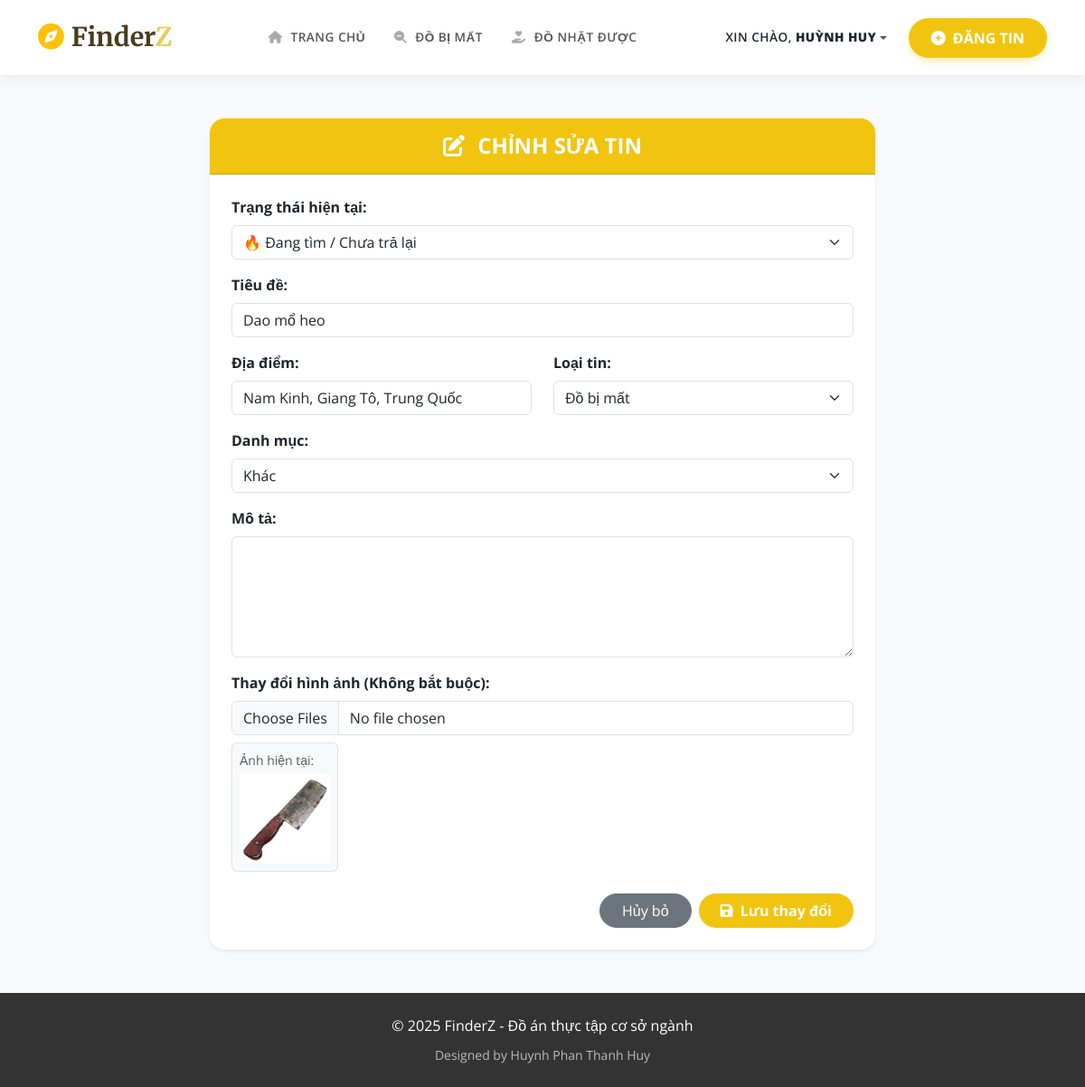
Page /edit_post.php?id=20 (signed in) on the committed database.
### tables this page shows
CREATE TABLE `posts` (
  `id` int(11) NOT NULL,
  `user_id` int(11) DEFAULT NULL,
  `type` varchar(50) NOT NULL COMMENT 'lost hoặc found',
  `title` varchar(255) NOT NULL,
  `category` varchar(100) NOT NULL,
  `address` varchar(255) NOT NULL,
  `lost_date` date NOT NULL,
  `image` varchar(255) NOT NULL,
  `description` text NOT NULL,
  `status` tinyint(1) DEFAULT 1,
  `created_at` timestamp NOT NULL DEFAULT current_timestamp()
);

### edit_post.php (the view, shortened to what this page needs)
<?php
require_once 'config/db.php';
include 'includes/header.php';
$id = $_GET['id'];
$sql = "SELECT * FROM posts WHERE id = $id";
$result = mysqli_query($conn, $sql);
$row = mysqli_fetch_assoc($result);
$sql_cat = "SELECT * FROM categories";
$result_cat = mysqli_query($conn, $sql_cat);
?>
<div class="container mt-5 mb-5">
    <div class="row justify-content-center">
        <div class="col-md-8">
            <div class="card shadow-sm border-0 rounded-4">
                <div class="card-header bg-custom-yellow text-center py-3 rounded-top-4">
                    <h4 class="mb-0 fw-bold"><i class="fa-solid fa-pen-to-square me-2"></i> CHỈNH SỬA TIN</h4>
                </div>
                <div class="card-body p-4">
                    <form action="xuly_suatin.php" method="POST" enctype="multipart/form-data">
                        <div class="mb-3">
                            <label class="form-label fw-bold">Trạng thái hiện tại:</label>
                            <select name="status" class="form-select">
                                <option value="1" <?php if($row['status'] == 1) echo 'selected'; ?>>🔥 Đang tìm / Chưa trả lại</option>
                            </select>
                        </div>
                        <div class="mb-3">
                            <label class="form-label fw-bold">Tiêu đề:</label>
                            <input type="text" name="title" class="form-control" value="<?php echo $row['title']; ?>" required>
                        </div>
                        <div class="row">
                            <div class="col-md-6 mb-3">
                                <label class="form-label fw-bold">Địa điểm:</label>
                                <input type="text" name="address" class="form-control" value="<?php echo $row['address']; ?>" required>
                            </div>
                            <div class="col-md-6 mb-3">
                                <label class="form-label fw-bold">Loại tin:</label>
                                <select name="type" class="form-select">
                                    <option value="lost" <?php if($row['type'] == 'lost') echo 'selected'; ?>>Đồ bị mất</option>
                                </select>
                            </div>
                        </div>
                        <div class="mb-3">
                            <label class="form-label fw-bold">Danh mục:</label>
                            <select name="category_id" class="form-select" required>
                                <?php
                                if (mysqli_num_rows($result_cat) > 0) {
                                    while ($cat = mysqli_fetch_assoc($result_cat)) {
                                        $is_selected = ($cat['name'] == $row['category']) ? 'selected' : '';
                                        echo "<option value='" . $cat['name'] . "' $is_selected>" . $cat['name'] . "</option>";
                                    }
                                }
                                ?>
                            </select>
                        </div>
                        <div class="mb-3">
                            <label class="form-label fw-bold">Mô tả:</label>
                            <textarea name="description" class="form-control" rows="5"><?php echo $row['description']; ?></textarea>
                        </div>
                        <div class="mb-4">
                            <label class="form-label fw-bold">Thay đổi hình ảnh (Không bắt buộc):</label>
                            <input type="file" name="images[]" class="form-control" multiple>
                            <?php if(!empty($row['image'])): ?>
                                <div class="mt-2 p-2 border rounded bg-light d-inline-block">
                                    <small class="d-block text-muted mb-1">Ảnh hiện tại:</small>
                                    <img src="uploads/<?php echo $row['image']; ?>" style="height: 100px; border-radius: 5px; object-fit: cover;">
                                </div>
                            <?php endif; ?>
                        </div>
                        <div class="d-flex justify-content-end gap-2">
                            <a href="index.php" class="btn btn-secondary rounded-pill px-4">Hủy bỏ</a>
                            <button type="submit" name="btn_save" class="btn btn-custom-yellow rounded-pill px-4 fw-bold">
                                <i class="fa-solid fa-floppy-disk me-1"></i> Lưu thay đổi
                            </button>
                        </div>
                    </form>
                </div>
            </div>
        </div>
    </div>
</div>
<?php include 'includes/footer.php'; ?>

### includes/header.php (style rules this page uses)
body { font-family: 'Open Sans', sans-serif; background-color: #f8f9fa; }

### edit_post.php (style rules this page uses)
.bg-custom-yellow { background-color: #f1c40f !important; color: white; }
.btn-custom-yellow { background-color: #f1c40f; color: white; border: none; transition: 0.3s; }

### rows in the picture
posts: status "🔥 Đang tìm / Chưa trả lại", title "Dao mổ heo", address "Nam Kinh, Giang Tô, Trung Quốc", type "Đồ bị mất", image (picture)

### other values in the picture
$display_name "HUỲNH HUY"
form field category_id "Khác"
